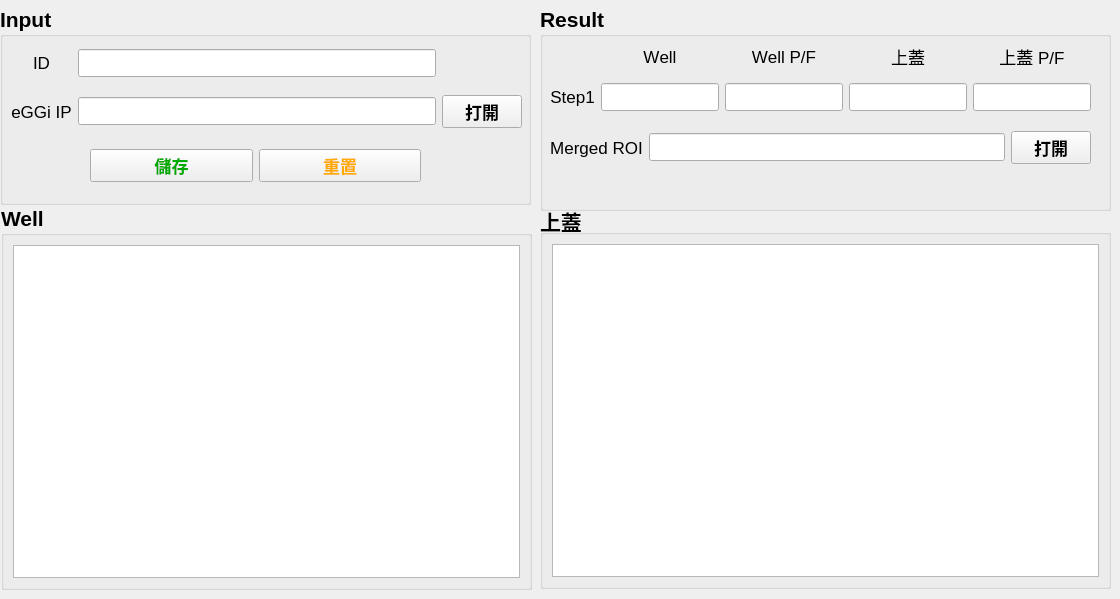
    <widget class="QWidget" name="tab_hardware">
     <attribute name="title">
      <string>EGGI主機</string>
     </attribute>
     <widget class="QGroupBox" name="Chart_box_com">
      <property name="geometry">
       <rect>
        <x>1</x>
        <y>205</y>
        <width>531</width>
        <height>385</height>
       </rect>
      </property>
      <property name="font">
       <font>
        <pointsize>16</pointsize>
        <weight>75</weight>
        <bold>true</bold>
       </font>
      </property>
      <property name="title">
       <string>Well</string>
      </property>
      <layout class="QGridLayout" name="gridLayout_4">
       <item row="2" column="1">
        <widget class="QGraphicsView" name="well_com_chart"/>
       </item>
      </layout>
     </widget>
     <widget class="QGroupBox" name="Input_box_com">
      <property name="geometry">
       <rect>
        <x>0</x>
        <y>6</y>
        <width>531</width>
        <height>199</height>
       </rect>
      </property>
      <property name="font">
       <font>
        <pointsize>16</pointsize>
        <weight>75</weight>
        <italic>false</italic>
        <bold>true</bold>
        <underline>false</underline>
        <strikeout>false</strikeout>
        <kerning>true</kerning>
       </font>
      </property>
      <property name="styleSheet">
       <string notr="true">QGroupBox {
            border-color: rgb(156, 156, 156);
        }</string>
      </property>
      <property name="title">
       <string>Input</string>
      </property>
      <widget class="QWidget" name="layoutWidget">
       <property name="geometry">
        <rect>
         <x>11</x>
         <y>31</y>
         <width>511</width>
         <height>103</height>
        </rect>
       </property>
       <layout class="QGridLayout" name="gridLayout_6">
        <item row="1" column="1">
         <widget class="QLineEdit" name="com_IP">
          <property name="font">
           <font>
            <pointsize>13</pointsize>
            <kerning>false</kerning>
           </font>
          </property>
         </widget>
        </item>
        <item row="1" column="2">
         <widget class="QPushButton" name="btn_opentxt_com">
          <property name="font">
           <font>
            <pointsize>13</pointsize>
            <weight>75</weight>
            <italic>false</italic>
            <bold>true</bold>
            <underline>false</underline>
            <strikeout>false</strikeout>
            <kerning>false</kerning>
           </font>
          </property>
          <property name="text">
           <string>打開</string>
          </property>
         </widget>
        </item>
        <item row="1" column="0">
         <widget class="QLabel" name="IP_name_com">
          <property name="font">
           <font>
            <pointsize>13</pointsize>
            <weight>50</weight>
            <italic>false</italic>
            <bold>false</bold>
            <underline>false</underline>
            <strikeout>false</strikeout>
            <kerning>false</kerning>
           </font>
          </property>
          <property name="text">
           <string>eGGi IP</string>
          </property>
          <property name="alignment">
           <set>Qt::AlignCenter</set>
          </property>
         </widget>
        </item>
        <item row="0" column="0">
         <widget class="QLabel" name="ID_name_com">
          <property name="font">
           <font>
            <pointsize>13</pointsize>
            <weight>50</weight>
            <italic>false</italic>
            <bold>false</bold>
            <underline>false</underline>
            <strikeout>false</strikeout>
            <kerning>false</kerning>
           </font>
          </property>
          <property name="text">
           <string>ID</string>
          </property>
          <property name="alignment">
           <set>Qt::AlignCenter</set>
          </property>
         </widget>
        </item>
        <item row="0" column="1">
         <widget class="QLineEdit" name="com_ID">
          <property name="font">
           <font>
            <pointsize>13</pointsize>
            <kerning>false</kerning>
           </font>
          </property>
         </widget>
        </item>
       </layout>
      </widget>
      <widget class="QWidget" name="layoutWidget">
       <property name="geometry">
        <rect>
         <x>90</x>
         <y>138</y>
         <width>331</width>
         <height>44</height>
        </rect>
       </property>
       <layout class="QGridLayout" name="gridLayout_9">
        <item row="0" column="0">
         <widget class="QPushButton" name="btn_save_com">
          <property name="font">
           <font>
            <pointsize>13</pointsize>
            <weight>75</weight>
            <italic>false</italic>
            <bold>true</bold>
            <underline>false</underline>
            <strikeout>false</strikeout>
            <kerning>true</kerning>
           </font>
          </property>
          <property name="styleSheet">
           <string notr="true">color: rgb(0, 170, 0);</string>
          </property>
          <property name="text">
           <string>儲存</string>
          </property>
         </widget>
        </item>
        <item row="0" column="1">
         <widget class="QPushButton" name="btn_clean_com">
          <property name="font">
           <font>
            <pointsize>13</pointsize>
            <weight>75</weight>
            <italic>false</italic>
            <bold>true</bold>
            <underline>false</underline>
            <strikeout>false</strikeout>
            <kerning>true</kerning>
           </font>
          </property>
          <property name="styleSheet">
           <string notr="true">color: rgb(255, 255, 0);
color: rgb(255, 170, 0);</string>
          </property>
          <property name="text">
           <string>重置</string>
          </property>
         </widget>
        </item>
       </layout>
      </widget>
     </widget>
     <widget class="QGroupBox" name="Result_box_com">
      <property name="geometry">
       <rect>
        <x>540</x>
        <y>6</y>
        <width>571</width>
        <height>205</height>
       </rect>
      </property>
      <property name="font">
       <font>
        <pointsize>16</pointsize>
        <weight>75</weight>
        <bold>true</bold>
       </font>
      </property>
      <property name="title">
       <string>Result</string>
      </property>
      <widget class="QWidget" name="layoutWidget_7">
       <property name="geometry">
        <rect>
         <x>10</x>
         <y>30</y>
         <width>541</width>
         <height>75</height>
        </rect>
       </property>
       <layout class="QGridLayout" name="gridLayout_7">
        <item row="1" column="4">
         <widget class="QLineEdit" name="top_pf_com_value">
          <property name="font">
           <font>
            <pointsize>13</pointsize>
            <weight>75</weight>
            <bold>true</bold>
           </font>
          </property>
          <property name="alignment">
           <set>Qt::AlignCenter</set>
          </property>
         </widget>
        </item>
        <item row="0" column="2">
         <widget class="QLabel" name="well_pf_com">
          <property name="font">
           <font>
            <pointsize>13</pointsize>
            <weight>50</weight>
            <bold>false</bold>
            <kerning>false</kerning>
           </font>
          </property>
          <property name="text">
           <string>Well P/F</string>
          </property>
          <property name="alignment">
           <set>Qt::AlignCenter</set>
          </property>
         </widget>
        </item>
        <item row="1" column="1">
         <widget class="QLineEdit" name="well_com_value">
          <property name="font">
           <font>
            <pointsize>13</pointsize>
            <weight>75</weight>
            <bold>true</bold>
           </font>
          </property>
          <property name="alignment">
           <set>Qt::AlignCenter</set>
          </property>
         </widget>
        </item>
        <item row="1" column="0">
         <widget class="QLabel" name="label_step">
          <property name="font">
           <font>
            <pointsize>13</pointsize>
            <weight>50</weight>
            <bold>false</bold>
           </font>
          </property>
          <property name="text">
           <string>Step1</string>
          </property>
          <property name="alignment">
           <set>Qt::AlignCenter</set>
          </property>
         </widget>
        </item>
        <item row="0" column="3">
         <widget class="QLabel" name="top_com">
          <property name="font">
           <font>
            <pointsize>13</pointsize>
            <weight>50</weight>
            <bold>false</bold>
            <kerning>false</kerning>
           </font>
          </property>
          <property name="text">
           <string>上蓋</string>
          </property>
          <property name="alignment">
           <set>Qt::AlignCenter</set>
          </property>
         </widget>
        </item>
        <item row="0" column="4">
         <widget class="QLabel" name="top_pf_com">
          <property name="font">
           <font>
            <pointsize>13</pointsize>
            <weight>50</weight>
            <bold>false</bold>
            <kerning>false</kerning>
           </font>
          </property>
          <property name="text">
           <string>上蓋 P/F</string>
          </property>
          <property name="alignment">
           <set>Qt::AlignCenter</set>
          </property>
         </widget>
        </item>
        <item row="1" column="2">
         <widget class="QLineEdit" name="well_pf_com_value">
          <property name="font">
           <font>
            <pointsize>13</pointsize>
            <weight>75</weight>
            <bold>true</bold>
           </font>
          </property>
          <property name="alignment">
           <set>Qt::AlignCenter</set>
          </property>
         </widget>
        </item>
        <item row="1" column="3">
         <widget class="QLineEdit" name="top_com_value">
          <property name="font">
           <font>
            <pointsize>13</pointsize>
            <weight>75</weight>
            <bold>true</bold>
           </font>
          </property>
          <property name="alignment">
           <set>Qt::AlignCenter</set>
          </property>
         </widget>
        </item>
        <item row="0" column="1">
         <widget class="QLabel" name="well_com">
          <property name="font">
           <font>
            <pointsize>13</pointsize>
            <weight>50</weight>
            <bold>false</bold>
            <kerning>false</kerning>
           </font>
          </property>
          <property name="text">
           <string>Well</string>
          </property>
          <property name="alignment">
           <set>Qt::AlignCenter</set>
          </property>
         </widget>
        </item>
       </layout>
      </widget>
      <widget class="QWidget" name="">
       <property name="geometry">
        <rect>
         <x>10</x>
         <y>120</y>
         <width>541</width>
         <height>44</height>
        </rect>
       </property>
       <layout class="QGridLayout" name="gridLayout_11">
        <item row="0" column="2">
         <widget class="QPushButton" name="btn_roi_com">
          <property name="font">
           <font>
            <pointsize>13</pointsize>
            <weight>75</weight>
            <italic>false</italic>
            <bold>true</bold>
            <underline>false</underline>
            <strikeout>false</strikeout>
            <kerning>true</kerning>
           </font>
          </property>
          <property name="text">
           <string>打開</string>
          </property>
         </widget>
        </item>
        <item row="0" column="1">
         <widget class="QLineEdit" name="com_ROI">
          <property name="font">
           <font>
            <pointsize>13</pointsize>
            <weight>50</weight>
            <bold>false</bold>
            <kerning>false</kerning>
           </font>
          </property>
         </widget>
        </item>
        <item row="0" column="0">
         <widget class="QLabel" name="ROI_name_com">
          <property name="font">
           <font>
            <pointsize>13</pointsize>
            <weight>50</weight>
            <italic>false</italic>
            <bold>false</bold>
            <underline>false</underline>
            <strikeout>false</strikeout>
            <kerning>false</kerning>
           </font>
          </property>
          <property name="text">
           <string>Merged ROI</string>
          </property>
          <property name="alignment">
           <set>Qt::AlignCenter</set>
          </property>
         </widget>
        </item>
       </layout>
      </widget>
     </widget>
     <widget class="QGroupBox" name="Chart_box_com_2">
      <property name="geometry">
       <rect>
        <x>540</x>
        <y>204</y>
        <width>571</width>
        <height>385</height>
       </rect>
      </property>
      <property name="font">
       <font>
        <pointsize>16</pointsize>
        <weight>75</weight>
        <bold>true</bold>
       </font>
      </property>
      <property name="title">
       <string>上蓋</string>
      </property>
      <layout class="QGridLayout" name="gridLayout_8">
       <item row="0" column="0" rowspan="2" colspan="2">
        <widget class="QGraphicsView" name="top_com_chart"/>
       </item>
      </layout>
     </widget>
    </widget>
